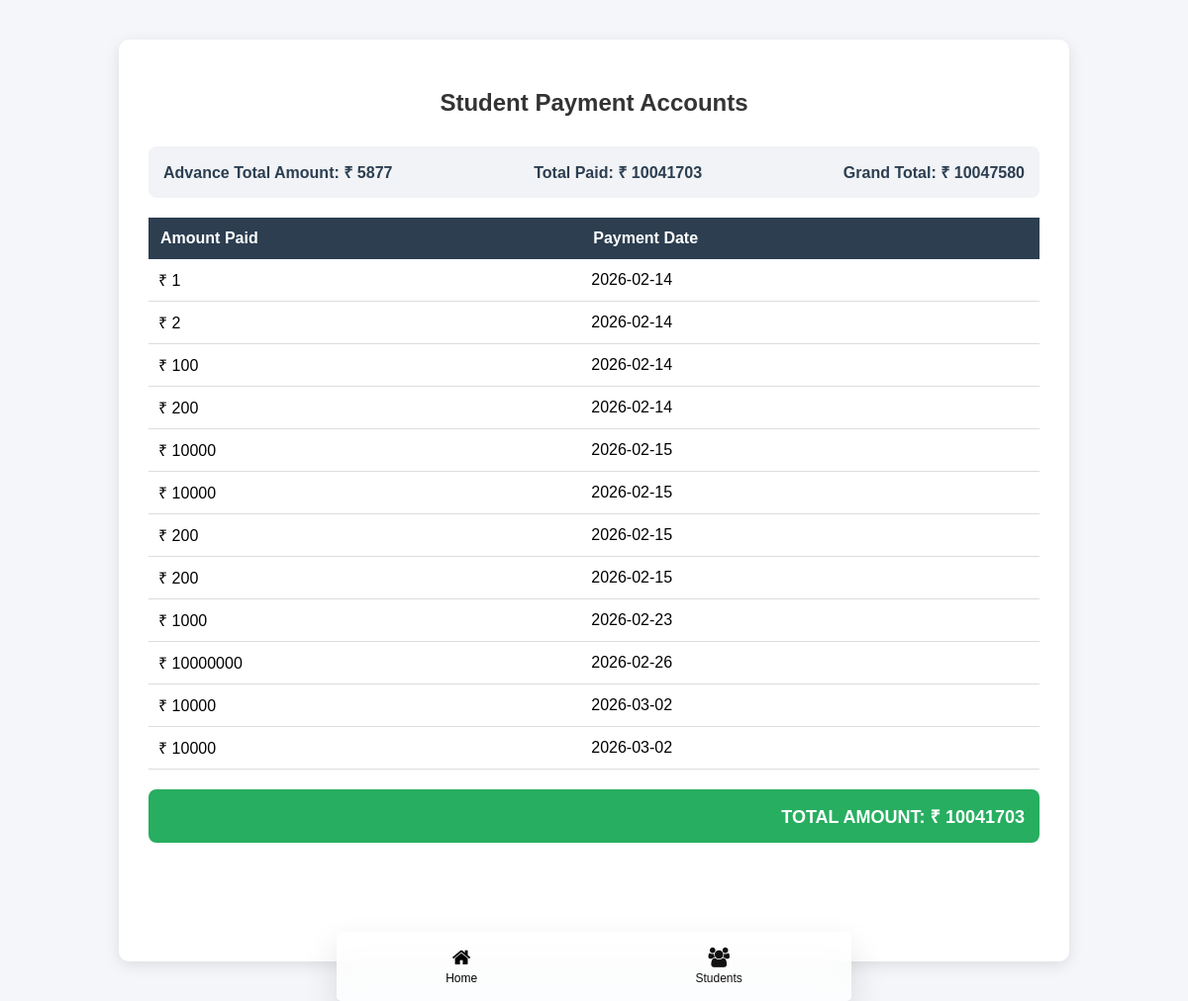
/accounts/ (signed in), run on the app's committed database.
### app/models.py (models this page shows)
class student_payment_add(models.Model):
    hostel_username_id=models.TextField(blank=True)
    student_id = models.TextField(blank=True)
    amount_paid=models.TextField(blank=True)
    amountpaid_date=models.TextField(blank=True)
    nothing = models.TextField(blank=True)

### app/views.py (the view)
# urls.py: path('accounts/', views.accounts, name='accounts'),
def accounts(request):
    payments=student_payment_add.objects.filter(hostel_username_id=request.user.id)
    total = 0
    for i in payments:
        try:
            total+=int(i.amount_paid)
        except:
            pass
    advance_payments = Student_details.objects.filter(hostel_username_id=request.user.id)
    adv_total = 0
    for a in advance_payments:
        try:
            adv_total+=int(a.advance_amount)
        except:
            pass
    return render(request,'accounts.html',{
        'payments':payments,
        'total':total,
        'advance_payments':advance_payments,
        'adv_total':adv_total,
        'grandtotal':total+adv_total,
        })

### app/templates/accounts.html (shortened to what this page needs)
<!DOCTYPE html>
<html>
<head>
        <link rel="stylesheet" href="https://cdnjs.cloudflare.com/ajax/libs/font-awesome/4.7.0/css/font-awesome.min.css">
</head>
<body>
<div class="bottom-nav">
    <a href="{% url 'home' %}" class="nav-item active">
        <i class="fa fa-home"></i>
        <span>Home</span>
    </a>
    <a href="{% url 'studentspage' %}" class="nav-item">
        <i class="fa fa-users"></i>
        <span>Students</span>
    </a>
</div>
<div class="container">
    <h2>Student Payment Accounts</h2>
    <div class="summary">
        <span>Advance Total Amount: ₹ {{adv_total}}</span>
        <span>Total Paid: ₹ {{total}}</span>
        <span>Grand Total: ₹ {{grandtotal}}</span>
    </div>
    <table>
        <tr>
            <th>Amount Paid</th>
            <th>Payment Date</th>
        </tr>
        {% for i in payments %}
        <tr>
            <td>₹ {{i.amount_paid}}</td>
            <td>{{i.amountpaid_date}}</td>
        </tr>
        {% endfor %}
    </table>
    <div class="total-box">
        TOTAL AMOUNT: ₹ {{total}}
    </div>
</div>
</body>
</html>

### app/templates/accounts.html (style rules this page uses)
body { margin: 0; font-family: Arial, sans-serif; background: #f4f6f9; }
.container { max-width: 900px; margin: 40px auto; background: #ffffff; padding: 30px; border-radius: 10px; box-shadow: 0 4px 15px rgba(0,0,0,0.1); }
h2 { text-align: center; margin-bottom: 30px; color: #333; }
.summary { display: flex; justify-content: space-between; margin-bottom: 20px; padding: 15px; background: #f1f3f6; border-radius: 8px; font-weight: bold; }
.summary span { color: #2c3e50; }
table { width: 100%; border-collapse: collapse; }
table th { background: #2c3e50; color: white; padding: 12px; text-align: left; }
table td { padding: 10px; border-bottom: 1px solid #ddd; }
.total-box { margin-top: 20px; padding: 15px; background: #27ae60; color: white; font-size: 18px; font-weight: bold; text-align: right; border-radius: 8px; }
.bottom-nav { position: fixed; bottom: 0px; left: 50%; transform: translateX(-50%); width: 100%; max-width: 520px; height: 70px; display: flex; justify-content: space-around; align-items: center; border-radius: 05px; background: rgba(255, 255, 255, 0.75); backdrop-filter: blur(15px); -webkit-backdrop-filter: blur(15px); box-shadow: 0 15px 35px rgba(0, 0, 0, 0.12); z-index: 1000; position: fixed; }
.nav-item { position: relative; text-decoration: none; color: #111; font-size: 12px; font-weight: 500; display: flex; flex-direction: column; align-items: center; transition: 0.3s ease; z-index: 2; }
.nav-item i { font-size: 20px; margin-bottom: 4px; transition: 0.3s ease; }
.nav-item.active { color: #000; }
.container { padding-bottom: 120px; }

### data on the page
student_payment_add: amount_paid "1", amountpaid_date "2026-02-14"
student_payment_add: amount_paid "2", amountpaid_date "2026-02-14"
student_payment_add: amount_paid "100", amountpaid_date "2026-02-14"
student_payment_add: amount_paid "200", amountpaid_date "2026-02-14"
student_payment_add: amount_paid "10000", amountpaid_date "2026-02-15"
student_payment_add: amount_paid "10000", amountpaid_date "2026-02-15"
student_payment_add: amount_paid "200", amountpaid_date "2026-02-15"
student_payment_add: amount_paid "200", amountpaid_date "2026-02-15"
student_payment_add: amount_paid "1000", amountpaid_date "2026-02-23"
student_payment_add: amount_paid "10000000", amountpaid_date "2026-02-26"
student_payment_add: amount_paid "10000", amountpaid_date "2026-03-02"
student_payment_add: amount_paid "10000", amountpaid_date "2026-03-02"

### other printed values
{{ adv_total }} "5877"
{{ total }} "10041703"
{{ grandtotal }} "10047580"
